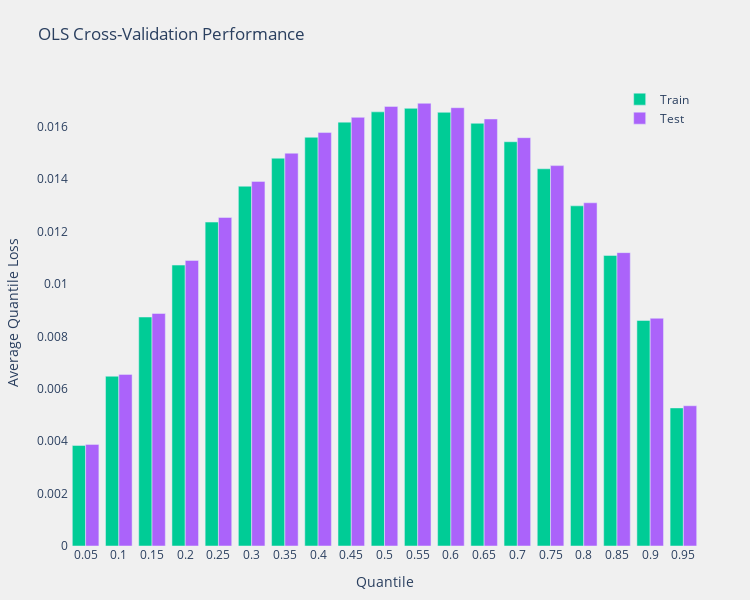

Notebook code for this chart:
### Code cell
# Plot the results
perf_results_viz = model_performance_results(
    results=ols_results,
    model_name="OLS",
    method_name="Cross-Validation Quantile Loss Average",
)
fig = perf_results_viz.plot(
    title="OLS Cross-Validation Performance",
)
fig.show()

### Figure 1 — Plotly figure (JSON) as saved in the notebook; plotly's stock layout.template omitted (floating-point values rounded to 4 significant figures)
{"data": [{"marker": {"color": "#00CC96"}, "name": "Train", "type": "bar", "x": ["0.05", "0.1", "0.15", "0.2", "0.25", "0.3", "0.35", "0.4", "0.45", "0.5", "0.55", "0.6", "0.65", "0.7", "0.75", "0.8", "0.85", "0.9", "0.95"], "y": [0.003837, 0.006478, 0.008737, 0.01072, 0.01236, 0.01373, 0.0148, 0.01559, 0.01617, 0.01657, 0.0167, 0.01655, 0.01613, 0.01543, 0.01439, 0.01298, 0.01109, 0.008605, 0.005269]}, {"marker": {"color": "#AB63FA"}, "name": "Test", "type": "bar", "x": ["0.05", "0.1", "0.15", "0.2", "0.25", "0.3", "0.35", "0.4", "0.45", "0.5", "0.55", "0.6", "0.65", "0.7", "0.75", "0.8", "0.85", "0.9", "0.95"], "y": [0.003877, 0.006548, 0.008872, 0.0109, 0.01254, 0.01391, 0.01499, 0.01578, 0.01636, 0.01677, 0.01689, 0.01672, 0.01629, 0.01558, 0.01452, 0.0131, 0.01119, 0.008689, 0.005352]}], "layout": {"barmode": "group", "height": 600, "legend": {"x": 0.99, "xanchor": "right", "y": 0.99, "yanchor": "top"}, "margin": {"b": 50, "l": 50, "r": 50, "t": 80}, "paper_bgcolor": "#F0F0F0", "plot_bgcolor": "#F0F0F0", "title": {"text": "OLS Cross-Validation Performance"}, "width": 750, "xaxis": {"showgrid": false, "title": {"text": "Quantile"}, "zeroline": false}, "yaxis": {"showgrid": false, "title": {"text": "Average Quantile Loss"}, "zeroline": false}}}
